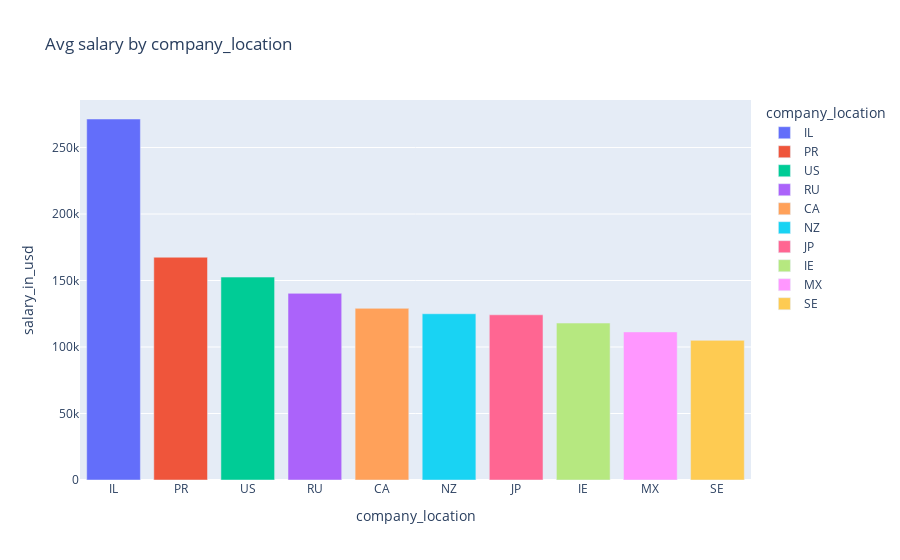

Notebook cell for this chart:
### Markdown cell above
Les employés en Full-time (FT) ont un salaire moyen nettement plus élevé que ceux en Part-time (PT), Freelance (FL) et Contract (CT). Les FT bénéficient généralement de meilleurs salaires.

### Code cell
bar = data.groupby('company_location')[target].mean().reset_index().sort_values(by=target, ascending=False)
fig = px.bar(bar.head(10), x='company_location', y=target, color='company_location', title='Avg salary by company_location')
fig.show()

### Figure 1 — Plotly figure (JSON) as saved in the notebook; plotly's stock layout.template omitted (floating-point values rounded to 4 significant figures)
{"data": [{"alignmentgroup": "True", "hovertemplate": "company_location=%{x}<br>salary_in_usd=%{y}<extra></extra>", "legendgroup": "IL", "marker": {"color": "#636efa", "pattern": {"shape": ""}}, "name": "IL", "offsetgroup": "IL", "orientation": "v", "showlegend": true, "textposition": "auto", "type": "bar", "x": ["IL"], "xaxis": "x", "y": [271400.0], "yaxis": "y"}, {"alignmentgroup": "True", "hovertemplate": "company_location=%{x}<br>salary_in_usd=%{y}<extra></extra>", "legendgroup": "PR", "marker": {"color": "#EF553B", "pattern": {"shape": ""}}, "name": "PR", "offsetgroup": "PR", "orientation": "v", "showlegend": true, "textposition": "auto", "type": "bar", "x": ["PR"], "xaxis": "x", "y": [167500], "yaxis": "y"}, {"alignmentgroup": "True", "hovertemplate": "company_location=%{x}<br>salary_in_usd=%{y}<extra></extra>", "legendgroup": "US", "marker": {"color": "#00cc96", "pattern": {"shape": ""}}, "name": "US", "offsetgroup": "US", "orientation": "v", "showlegend": true, "textposition": "auto", "type": "bar", "x": ["US"], "xaxis": "x", "y": [152600.0], "yaxis": "y"}, {"alignmentgroup": "True", "hovertemplate": "company_location=%{x}<br>salary_in_usd=%{y}<extra></extra>", "legendgroup": "RU", "marker": {"color": "#ab63fa", "pattern": {"shape": ""}}, "name": "RU", "offsetgroup": "RU", "orientation": "v", "showlegend": true, "textposition": "auto", "type": "bar", "x": ["RU"], "xaxis": "x", "y": [140300.0], "yaxis": "y"}, {"alignmentgroup": "True", "hovertemplate": "company_location=%{x}<br>salary_in_usd=%{y}<extra></extra>", "legendgroup": "CA", "marker": {"color": "#FFA15A", "pattern": {"shape": ""}}, "name": "CA", "offsetgroup": "CA", "orientation": "v", "showlegend": true, "textposition": "auto", "type": "bar", "x": ["CA"], "xaxis": "x", "y": [129100.0], "yaxis": "y"}, {"alignmentgroup": "True", "hovertemplate": "company_location=%{x}<br>salary_in_usd=%{y}<extra></extra>", "legendgroup": "NZ", "marker": {"color": "#19d3f3", "pattern": {"shape": ""}}, "name": "NZ", "offsetgroup": "NZ", "orientation": "v", "showlegend": true, "textposition": "auto", "type": "bar", "x": ["NZ"], "xaxis": "x", "y": [125000], "yaxis": "y"}, {"alignmentgroup": "True", "hovertemplate": "company_location=%{x}<br>salary_in_usd=%{y}<extra></extra>", "legendgroup": "JP", "marker": {"color": "#FF6692", "pattern": {"shape": ""}}, "name": "JP", "offsetgroup": "JP", "orientation": "v", "showlegend": true, "textposition": "auto", "type": "bar", "x": ["JP"], "xaxis": "x", "y": [124200.0], "yaxis": "y"}, {"alignmentgroup": "True", "hovertemplate": "company_location=%{x}<br>salary_in_usd=%{y}<extra></extra>", "legendgroup": "IE", "marker": {"color": "#B6E880", "pattern": {"shape": ""}}, "name": "IE", "offsetgroup": "IE", "orientation": "v", "showlegend": true, "textposition": "auto", "type": "bar", "x": ["IE"], "xaxis": "x", "y": [118000.0], "yaxis": "y"}, {"alignmentgroup": "True", "hovertemplate": "company_location=%{x}<br>salary_in_usd=%{y}<extra></extra>", "legendgroup": "MX", "marker": {"color": "#FF97FF", "pattern": {"shape": ""}}, "name": "MX", "offsetgroup": "MX", "orientation": "v", "showlegend": true, "textposition": "auto", "type": "bar", "x": ["MX"], "xaxis": "x", "y": [111400.0], "yaxis": "y"}, {"alignmentgroup": "True", "hovertemplate": "company_location=%{x}<br>salary_in_usd=%{y}<extra></extra>", "legendgroup": "SE", "marker": {"color": "#FECB52", "pattern": {"shape": ""}}, "name": "SE", "offsetgroup": "SE", "orientation": "v", "showlegend": true, "textposition": "auto", "type": "bar", "x": ["SE"], "xaxis": "x", "y": [105000], "yaxis": "y"}], "layout": {"barmode": "relative", "legend": {"title": {"text": "company_location"}, "tracegroupgap": 0}, "title": {"text": "Avg salary by company_location"}, "xaxis": {"anchor": "y", "categoryarray": ["IL", "PR", "US", "RU", "CA", "NZ", "JP", "IE", "MX", "SE"], "categoryorder": "array", "domain": [0, 1], "title": {"text": "company_location"}}, "yaxis": {"anchor": "x", "domain": [0, 1], "title": {"text": "salary_in_usd"}}}}
